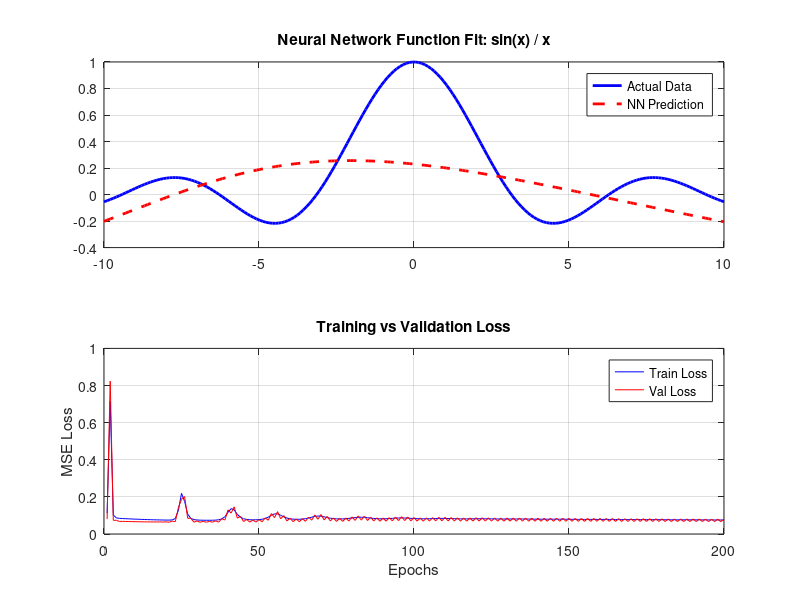

This chart was generated by the following MATLAB code:
% 66_deep_learning_sinc.m
% UniLab Deep Learning: Function Approximation for sin(x)/x

clear all;
close all;
clc;

disp('🧠 UniLab Deep Learning: Sinc Function Approximation');
disp('==================================================');

%% 1. Function Approximation with Neural Network
disp('--- 1. Fitting f(x) = sin(x) / x ---');

% Data Generation
X = linspace(-10, 10, 200)';
% Use a small epsilon to avoid division by zero at x = 0
epsilon = 1e-10;
y = sin(X + epsilon) ./ (X + epsilon);

% Normalization for Sigmoid activation
X_min = min(X); X_max = max(X);
X_norm = (X - X_min) / (X_max - X_min);
y_min = min(y); y_max = max(y);
y_norm = (y - y_min) / (y_max - y_min);

% Train/Validation Split (80/20)
indices = randperm(200);
train_idx = indices(1:160);
val_idx = indices(161:200);

X_train = reshape(X_norm(train_idx), 160, 1); 
y_train = reshape(y_norm(train_idx), 160, 1);
X_val = reshape(X_norm(val_idx), 40, 1); 
y_val = reshape(y_norm(val_idx), 40, 1);

% Manual Neural Network (1 -> 64 -> 64 -> 1)
% Xavier Initialization
W1 = randn(1, 64) * sqrt(1/1); b1 = zeros(1, 64);
W2 = randn(64, 64) * sqrt(1/64); b2 = zeros(1, 64);
W3 = randn(64, 1) * sqrt(1/64); b3 = zeros(1, 1);

% RMSprop parameters
lr = 0.002;
beta = 0.9;
eps_opt = 1e-8;
mW1 = zeros(size(W1)); mb1 = zeros(size(b1));
mW2 = zeros(size(W2)); mb2 = zeros(size(b2));
mW3 = zeros(size(W3)); mb3 = zeros(size(b3));

epochs = 200;
train_loss_hist = zeros(epochs, 1);
val_loss_hist = zeros(epochs, 1);

for epoch = 1:epochs
    % Forward Pass (Train)
    z1 = X_train * W1 + b1;
    a1 = tanh(z1); 
    z2 = a1 * W2 + b2;
    a2 = tanh(z2);
    z3 = a2 * W3 + b3;
    a3 = z3; % Linear output for regression
    
    % Loss (MSE)
    err = a3 - y_train;
    train_loss = mean(err.^2);
    train_loss_hist(epoch) = train_loss;
    
    % Forward Pass (Validation)
    vz1 = X_val * W1 + b1; va1 = tanh(vz1);
    vz2 = va1 * W2 + b2; va2 = tanh(vz2);
    vz3 = va2 * W3 + b3; va3 = vz3;
    val_loss = mean((va3 - y_val).^2);
    val_loss_hist(epoch) = val_loss;
    
    % Backward Pass
    d_z3 = 2 * err / length(X_train);
    d_W3 = a2' * d_z3;
    d_b3 = sum(d_z3, 1);
    
    d_a2 = d_z3 * W3';
    d_z2 = d_a2 .* (1 - a2.^2);
    d_W2 = a1' * d_z2;
    d_b2 = sum(d_z2, 1);
    
    d_a1 = d_z2 * W2';
    d_z1 = d_a1 .* (1 - a1.^2);
    d_W1 = X_train' * d_z1;
    d_b1 = sum(d_z1, 1);
    
    % Update (RMSprop)
    mW3 = beta * mW3 + (1-beta) * d_W3.^2;
    mb3 = beta * mb3 + (1-beta) * d_b3.^2;
    W3 = W3 - lr * d_W3 ./ (sqrt(mW3) + eps_opt);
    b3 = b3 - lr * d_b3 ./ (sqrt(mb3) + eps_opt);
    
    mW2 = beta * mW2 + (1-beta) * d_W2.^2;
    mb2 = beta * mb2 + (1-beta) * d_b2.^2;
    W2 = W2 - lr * d_W2 ./ (sqrt(mW2) + eps_opt);
    b2 = b2 - lr * d_b2 ./ (sqrt(mb2) + eps_opt);
    
    mW1 = beta * mW1 + (1-beta) * d_W1.^2;
    mb1 = beta * mb1 + (1-beta) * d_b1.^2;
    W1 = W1 - lr * d_W1 ./ (sqrt(mW1) + eps_opt);
    b1 = b1 - lr * d_b1 ./ (sqrt(mb1) + eps_opt);
    
    if mod(epoch, 100) == 0
        disp(['Epoch ', num2str(epoch), ': Train Loss = ', num2str(train_loss), ', Val Loss = ', num2str(val_loss)]);
    end
end

% Final Prediction
z1_f = X_norm * W1 + b1; a1_f = tanh(z1_f);
z2_f = a1_f * W2 + b2; a2_f = tanh(z2_f);
y_pred_norm = a2_f * W3 + b3;
y_pred = y_pred_norm * (y_max - y_min) + y_min;

% Plotting Results
disp(' ');
disp('--- 2. Visualization ---');
figure;
subplot(2, 1, 1);
plot(X, y, 'b', 'LineWidth', 2); hold on;
plot(X, y_pred, 'r--', 'LineWidth', 2);
title('Neural Network Function Fit: sin(x) / x');
legend('Actual Data', 'NN Prediction');
grid on;

subplot(2, 1, 2);
plot(1:epochs, train_loss_hist, 'b'); hold on;
plot(1:epochs, val_loss_hist, 'r');
title('Training vs Validation Loss');
xlabel('Epochs'); ylabel('MSE Loss');
legend('Train Loss', 'Val Loss');
grid on;

disp('Deep Learning Sinc Session Complete.');
